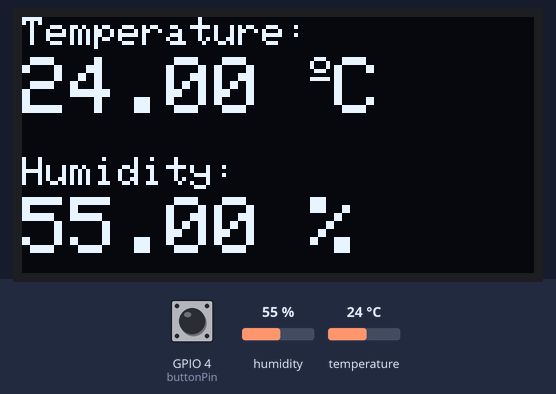
A program run on a simulated ESP32. On the bench: 128×64 one-colour display. The inputs (shaded band) are chosen by the test bench; at power-on: humidity 55 %, temperature 24 °C, GPIO 4 (buttonPin) HIGH. WiFi joins after 1.5 s; servers stay silent unless stated; what the program prints to the serial monitor is not drawn.

Above: at 10.2 s.
10.3 s: humidity set to 22 %
At 11.6 s:
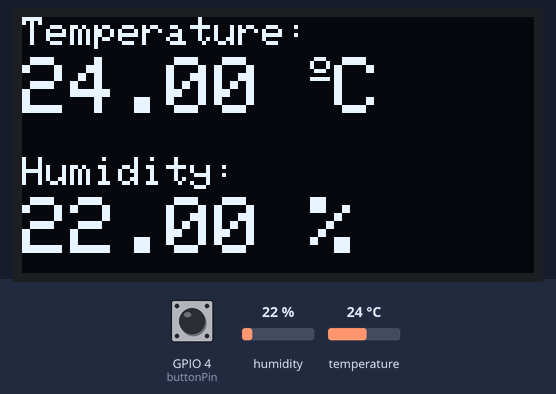
12.6 s: temperature set to 12 °C
At 13.7 s:
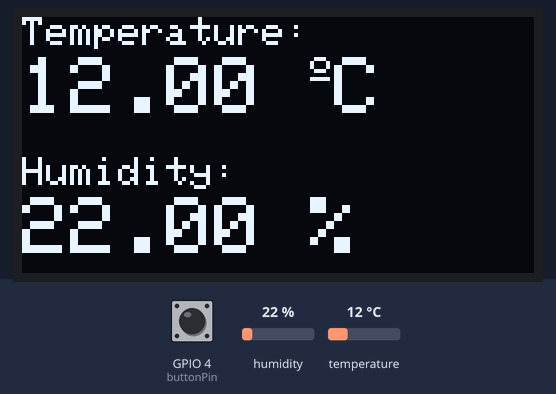
14.7 s: humidity set to 40 %
At 15.8 s:
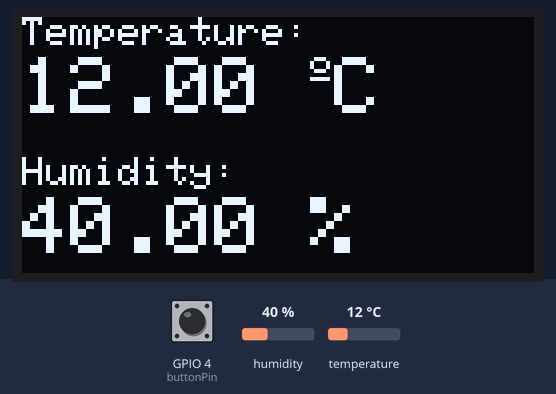
16.7 s: temperature set to 19 °C
At 17.8 s:
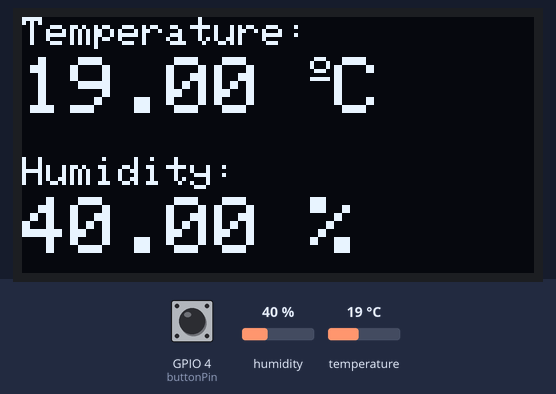
18.7 s: GPIO 4 (buttonPin) pulled LOW for 0.15 s
At 19.0 s:
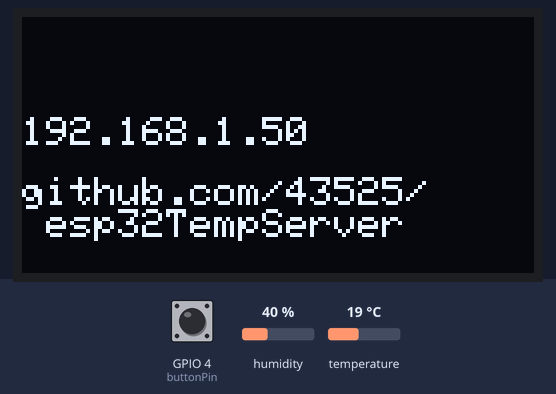
24.7 s: GPIO 4 (buttonPin) pulled LOW for 1 s
Timing chart, 0 to 27.7 s (numbered marks = the images above; inputs shaded):
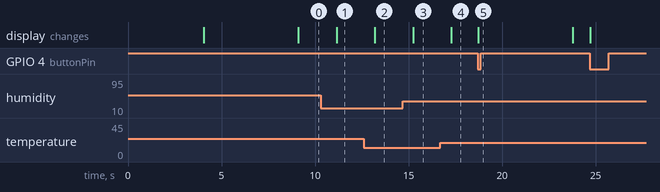

The program:

main.cpp
```cpp
#include <Arduino.h>

// Import required libraries
#include "WiFi.h"
#include <Adafruit_GFX.h>
#include <Adafruit_SSD1306.h>
#include <Adafruit_Sensor.h>
#include "ESPAsyncWebServer.h"
#include <Adafruit_Sensor.h>
#include <DHT.h>

// import from folder 'include'
#include "dhtWeb.h"
#include "oledDisplay.h"

// *** Update with your network credentials, WIFI_SSID, WIFI_PASS thru Gitbash
#define DHTPIN 15 // Digital pin connected to the DHT sensor

// boolean displayTemp = false;
const int buttonPin = 4; // the number of the pushbutton pin

// variable for storing the pushbutton status
int buttonState = 0;

void setup()
{
  // Serial port for debugging purposes
  Serial.begin(115200);
  // initialize the pushbutton pin as an input
  pinMode(buttonPin, INPUT);

  dht.begin();

  if (!display.begin(SSD1306_SWITCHCAPVCC, 0x3C))
  {
    Serial.println(F("SSD1306 allocation failed"));
    for (;;)
      ;
  }
  delay(2000);
  display.clearDisplay();

  beginServer();

  oledDisplayHttp();
  delay(5000); // Shown for 5 sec
}

void loop()
{
  // read the state of the pushbutton value
  buttonState = digitalRead(buttonPin);
  if (buttonState == LOW)
  {
    oledDisplayHttp();
    delay(5000); // Shown for 5 sec
  }

  // read temperature and humidilty
  float t = dht.readTemperature();
  float h = dht.readHumidity();
  if (isnan(h) || isnan(t))
  {
    Serial.println("Failed to read from DHT sensor!");
  }

  oledDisplayTemp(t, h);
}
```

dhtWeb.cpp
```cpp
// Import required libraries
#include "WiFi.h"
#include "ESPAsyncWebServer.h"
#include <Adafruit_Sensor.h>
#include <DHT.h>

// *** Update with your network credentials, WIFI_SSID, WIFI_PASS thru Gitbash

#define DHTPIN 15 // Digital pin connected to the DHT sensor

// Uncomment the type of sensor in use:
#define DHTTYPE DHT11 // DHT 11
// #define DHTTYPE    DHT22     // DHT 22 (AM2302)
// #define DHTTYPE    DHT21     // DHT 21 (AM2301)

DHT dht(DHTPIN, DHTTYPE);

// Create AsyncWebServer object on port 80
AsyncWebServer server(80);

String readDHTTemperature()
{
  // Sensor readings may also be up to 2 seconds 'old' (its a very slow sensor)
  // Read temperature as Celsius (the default)
  float t = dht.readTemperature();
  // Read temperature as Fahrenheit (isFahrenheit = true)
  // float t = dht.readTemperature(true);
  // Check if any reads failed and exit early (to try again).
  if (isnan(t))
  {
    Serial.println("Failed to read from DHT sensor!");
    return "--";
  }
  else
  {
    Serial.println(t);
    return String(t);
  }
}

String readDHTHumidity()
{
  // Sensor readings may also be up to 2 seconds 'old' (its a very slow sensor)
  float h = dht.readHumidity();
  if (isnan(h))
  {
    Serial.println("Failed to read from DHT sensor!");
    return "--";
  }
  else
  {
    Serial.println(h);
    return String(h);
  }
}

const char index_html[] PROGMEM = R"rawliteral(
  <!DOCTYPE HTML><html>
  <head>
    <meta name="viewport" content="width=device-width, initial-scale=1">
    <link rel="stylesheet" href="https://use.fontawesome.com/releases/v5.7.2/css/all.css" integrity="sha384-fnmOCqbTlWIlj8LyTjo7mOUStjsKC4pOpQbqyi7RrhN7udi9RwhKkMHpvLbHG9Sr" crossorigin="anonymous">
    <style>
      html {
       font-family: Arial;
       display: inline-block;
       margin: 0px auto;
       text-align: center;
      }
      h2 { font-size: 3.0rem; }
      p { font-size: 3.0rem; }
      .units { font-size: 1.2rem; }
      .dht-labels{
        font-size: 1.5rem;
        vertical-align:middle;
        padding-bottom: 15px;
      }
    </style>
  </head>
  <body>
    <h2>ESP32 DHT Server</h2>
    <p>
      <i class="fas fa-thermometer-half" style="color:#059e8a;"></i>
      <span class="dht-labels">Temperature</span>
      <span id="temperature">%TEMPERATURE%</span>
      <sup class="units">&deg;C</sup>
    </p>
    <p>
      <i class="fas fa-tint" style="color:#00add6;"></i>
      <span class="dht-labels">Humidity</span>
      <span id="humidity">%HUMIDITY%</span>
      <sup class="units">&percnt;</sup>
    </p>
  </body>
  <script>
  setInterval(function ( ) {
    var xhttp = new XMLHttpRequest();
    xhttp.onreadystatechange = function() {
      if (this.readyState == 4 && this.status == 200) {
        document.getElementById("temperature").innerHTML = this.responseText;
      }
    };
    xhttp.open("GET", "/temperature", true);
    xhttp.send();
  }, 10000 ) ;

  setInterval(function ( ) {
    var xhttp = new XMLHttpRequest();
    xhttp.onreadystatechange = function() {
      if (this.readyState == 4 && this.status == 200) {
        document.getElementById("humidity").innerHTML = this.responseText;
      }
    };
    xhttp.open("GET", "/humidity", true);
    xhttp.send();
  }, 10000 ) ;
  </script>
  </html>)rawliteral";

// Replaces placeholder with DHT values
String processor(const String &var)
{
  // Serial.println(var);
  if (var == "TEMPERATURE")
  {
    return readDHTTemperature();
  }
  else if (var == "HUMIDITY")
  {
    return readDHTHumidity();
  }
  return String();
}

boolean connect_to_wifi()
{
  int retry_count = 0;
  const int max_retries = 20; // optional: limit retries to avoid getting stuck

  while (WiFi.status() != WL_CONNECTED && retry_count < max_retries)
  {
    delay(1000);
    Serial.println("Connecting to WiFi..");
    retry_count++;
  }

  if (WiFi.status() == WL_CONNECTED)
  {
    printf("Connecting to Wi-Fi SSID: %s, PASS: %s\n", WIFI_SSID, WIFI_PASS);
    // Print ESP32 Local IP Address
    Serial.println(WiFi.localIP());
    return true;
  }
  else
  {
    Serial.println("Failed to connect to WiFi.");
    return false;
  }
}

void beginServer()
{
  WiFi.begin(WIFI_SSID, WIFI_PASS);

  if (connect_to_wifi())
  {
    // Route for root / web page
    server.on("/", HTTP_GET, [](AsyncWebServerRequest *request)
              { request->send(200, "text/html", index_html, processor); });
    server.on("/temperature", HTTP_GET, [](AsyncWebServerRequest *request)
              { request->send(200, "text/plain", readDHTTemperature().c_str()); });
    server.on("/humidity", HTTP_GET, [](AsyncWebServerRequest *request)
              { request->send(200, "text/plain", readDHTHumidity().c_str()); });

    // Start server
    server.begin();
  }
}
```

dhtWeb.h
```cpp
#include "dhtWeb.cpp"

String readDHTTemperature();

String readDHTHumidity();

String processor(const String &var);

boolean connect_to_wifi();

void beginServer();
```

oledDisplay.cpp
```cpp
#include "WiFi.h"
#include <Adafruit_GFX.h>
#include <Adafruit_SSD1306.h>
// Declaration for an SSD1306 display connected to I2C (SDA, SCL pins)
#include <Wire.h>

#define SCREEN_HEIGHT 64 // OLED display height, in pixels
#define SCREEN_WIDTH 128 // OLED display width, in pixels

Adafruit_SSD1306 display(SCREEN_WIDTH, SCREEN_HEIGHT, &Wire, -1);

void oledDisplayHttp()
{
  display.clearDisplay();
  display.setTextSize(1.5);
  display.setTextColor(WHITE);
  // display IP address
  display.setCursor(0, 10);
  display.print(WIFI_SSID);
  display.setCursor(0, 25);
  display.print(WiFi.localIP());
  // display repository link
  display.setCursor(0, 40);
  display.print("github.com/43525/\n esp32TempServer");
  display.display();
}

void oledDisplayTemp(float t, float h)
{
  display.clearDisplay();
  display.setTextColor(WHITE);

  // display temperature
  display.setTextSize(1);
  display.setCursor(0, 0);
  display.print("Temperature: ");
  display.setTextSize(2);
  display.setCursor(0, 10);
  display.print(t);
  display.print(" ");
  display.setTextSize(1);
  display.cp437(true);
  display.write(167);
  display.setTextSize(2);
  display.print("C");

  // display humidity
  display.setTextSize(1);
  display.setCursor(0, 35);
  display.print("Humidity: ");
  display.setTextSize(2);
  display.setCursor(0, 45);
  display.print(h);
  display.print(" %");

  display.display();
}
```

oledDisplay.h
```cpp
#include "oledDisplay.cpp"

void oledDisplayHttp();

void oledDisplayTemp(float t, float h);
```

Measured:
- after the input at 10.3 s, the display: changes after 0.86 s (image 1)
- after the input at 12.6 s, the display: changes after 0.60 s (image 2)
- after the input at 14.7 s, the display: changes after 0.55 s (image 3)
- after the input at 16.7 s, the display: changes after 0.60 s (image 4)
- after the input at 18.7 s, the display: changes at once (image 5)
